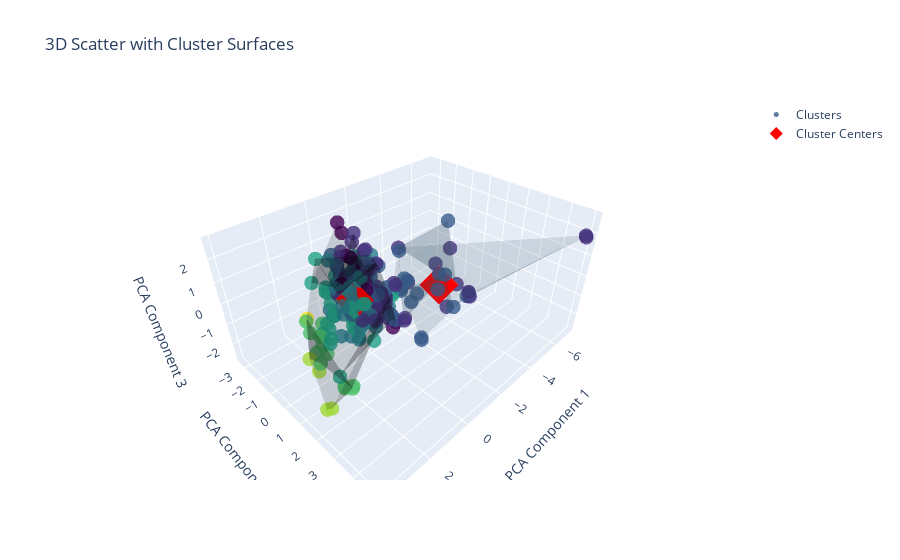

The cell this chart's notebook holds for it:
### Code cell
import plotly.graph_objects as go
from scipy.spatial import ConvexHull

center = KM.cluster_centers_

# Create a DataFrame for the cluster centers
centers_df = pd.DataFrame(center, columns=['PCA Component 1', 'PCA Component 2', 'PCA Component 3'])
centers_df['cluster'] = range(len(center))  # Add a cluster index for center points



# Create scatter plot
scatter = go.Scatter3d(
    x=pca_df['PCA Component 1'],
    y=pca_df['PCA Component 2'],
    z=pca_df['PCA Component 3'],
    mode='markers',
    marker=dict(
        size=5,
        color=pca_df['Cabin'],  # Color by cluster
        colorscale='Viridis',  # Customize color scale
        opacity=0.8
    ),
    text=pca_df['Cabin'],  # Tooltip showing the cabin name
    name='Clusters'
)

# Create a surface for each cluster (using Convex Hull for simplicity)
cluster_surfaces = []

# Loop through each cluster and create a convex hull surface
for cluster_id in pca_df['cluster'].unique():
    cluster_points = pca_df[pca_df['cluster'] == cluster_id]
    points = cluster_points[['PCA Component 1', 'PCA Component 2', 'PCA Component 3']].values
    
    # Convex Hull to wrap the points in each cluster
    hull = ConvexHull(points)
    
    # Extract the vertices of the convex hull
    x_hull = points[hull.vertices, 0]
    y_hull = points[hull.vertices, 1]
    z_hull = points[hull.vertices, 2]
    
    # Create a surface for this convex hull
    cluster_surface = go.Mesh3d(
        x=x_hull,
        y=y_hull,
        z=z_hull,
        opacity=0.3,  # Surface opacity
        color=f'rgba({cluster_id * 50}, {cluster_id * 80}, {cluster_id * 100}, 0.5)',  # Cluster-based color
        name=f'Cluster {cluster_id} Surface'
    )
    
    cluster_surfaces.append(cluster_surface)

cluster_centers = go.Scatter3d(
    x= center[:, 0],
    y= center[:, 1],
    z= center[:, 2],
    mode='markers',
    marker=dict(
        size=10,
        color='red',  # Distinct color for cluster centers
        symbol='diamond',  # Use a different shape for cluster centers
        opacity=1.0
    ),
    name='Cluster Centers'
)

# Create the final plot with scatter and surfaces
fig = go.Figure(data=[scatter, cluster_centers] + cluster_surfaces)

# Set layout
fig.update_layout(
    title="3D Scatter with Cluster Surfaces",
    scene=dict(
        xaxis_title='PCA Component 1',
        yaxis_title='PCA Component 2',
        zaxis_title='PCA Component 3'
    ),
    showlegend=True
)

# Show plot
fig.show()

### Figure 1 — Plotly figure (JSON) as saved in the notebook; plotly's stock layout.template omitted (floating-point values rounded to 4 significant figures; data arrays with more than 128 entries replaced by an {"elided": "..."} marker saying what was removed)
{"data": [{"marker": {"color": {"elided": "204 int values"}, "colorscale": [[0, "#440154"], [0.1111, "#482878"], [0.2222, "#3e4989"], [0.3333, "#31688e"], [0.4444, "#26828e"], [0.5556, "#1f9e89"], [0.6667, "#35b779"], [0.7778, "#6ece58"], [0.8889, "#b5de2b"], [1, "#fde725"]], "opacity": 0.8, "size": 5}, "mode": "markers", "name": "Clusters", "text": {"elided": "204 int values"}, "type": "scatter3d", "x": {"elided": "204 float values"}, "y": {"elided": "204 float values"}, "z": {"elided": "204 float values"}}, {"marker": {"color": "red", "opacity": 1, "size": 10, "symbol": "diamond"}, "mode": "markers", "name": "Cluster Centers", "type": "scatter3d", "x": [0.462, -2.483], "y": [-0.2697, 1.45], "z": [-0.01962, 0.1054]}, {"color": "rgba(0, 0, 0, 0.5)", "name": "Cluster 0 Surface", "opacity": 0.3, "type": "mesh3d", "x": [3.798, -1.259, 2.625, 3.91, 3.802, 0.04369, -0.6997, 0.2524, 0.2485, 3.727, -0.08501, -1.663, 1.674, -1.359, -0.8149, -1.497, 2.604, -1.248, -0.1979, -0.828, 3.099, 3.191, -1.059, 2.459, 2.105, -0.6515, 0.06034, -1.325, -1.319], "y": [2.554, -3.113, 2.125, 2.444, 1.665, -2.093, 0.8082, 1.67, 1.642, 1.785, 1.285, -0.4641, -0.6845, -1.867, 0.2008, -2.095, 2.141, -3.35, 0.08871, -0.2749, 0.5595, 1.222, -2.006, 1.156, -0.4447, -2.655, -1.973, -0.9979, -1.747], "z": [-1.158, 1.174, -1.455, -1.207, 0.4369, -0.5491, -1.16, 1.091, 1.152, 2.079, -0.4155, -2.751, 2.183, -0.8709, 0.1906, -0.149, -1.331, 1.59, 1.881, 0.9649, 0.9166, -0.4836, 1.669, -1.71, 1.491, -0.9646, -0.803, 0.5314, -1.173]}, {"color": "rgba(50, 80, 100, 0.5)", "name": "Cluster 1 Surface", "opacity": 0.3, "type": "mesh3d", "x": [-2.857, -3.319, -2.083, -1.48, -1.142, -1.212, -1.217, -3.527, -1.146, -2.861, -1.619, -2.994, -7.05, -2.809, -2.346, -2.426, -7.047, -1.52], "y": [2.701, 1.686, -0.4601, 0.2239, 0.6478, 1.727, 1.741, 2.246, 0.619, 2.672, -0.2841, 1.332, 4.975, 1.648, 2.369, 1.793, 5.003, 0.4364], "z": [0.05545, -0.1581, 1.189, 1.582, 0.08358, -1.73, -1.845, -0.607, 0.1445, 0.1163, -0.2379, 2.717, 1.926, -1.071, -0.4445, 0.7729, 1.865, -1.76]}], "layout": {"scene": {"xaxis": {"title": {"text": "PCA Component 1"}}, "yaxis": {"title": {"text": "PCA Component 2"}}, "zaxis": {"title": {"text": "PCA Component 3"}}}, "showlegend": true, "title": {"text": "3D Scatter with Cluster Surfaces"}}}
